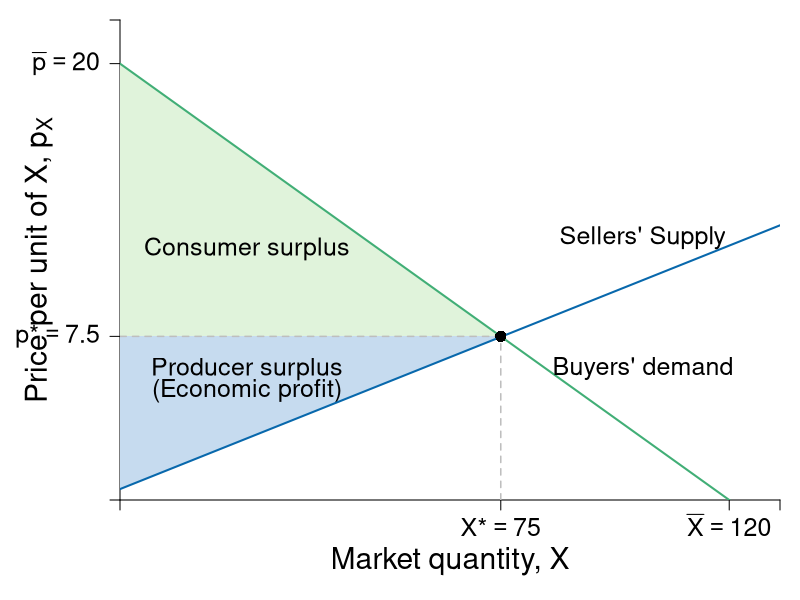

R code for this plot:
require(shape)
pdf(file = "competitionmarkets/demand_supply.pdf", width = 9, height = 7)

#Set parameters for graphics
axislabelsize <- 1.8
labelsize <- 1.5
namesize <- 1.8
annotatesize <- 1.5
graphlinewidth <- 2
segmentlinewidth <- 1.5

COL <- c("#7fc97f", "#beaed4", "#fdc086", "#ffff99", "#386cb0", "#f0027f", "#bf5b17", "#666666")
COLA <- c("#e0f3db", "#99d8c9","#66c2a4","#41ae76", "#238b45", "#005824")
COLB <- c("#c6dbef", "#4eb3d3", "#2b8cbe", "#0868ac","#084081")
COLC <- c("#fcfbfd", "#efedf5", "#dadaeb", "#bcbddc", "#9e9ac8", "#807dba", "#6a51a3", "#54278f", "#3f007d")

par(mar =  c(5, 6, 1, 1))

Demand <- function(x, rmax = 20, xmax = 12, n = 10) {
  rmax - (rmax/(n*xmax))*x
}

mrsA <- function(x, rmax = 20, xmax = 10) {
  rmax - (rmax/xmax)*x
}

uA <- function(x, y, rmax = 20, xmax = 10) {
  y + rmax*x - (1/2)(rmax/xmax)*x^2
}


Supply <- function(x, c1 = 0.5, c2 = 0.0465){
  c1 + 2*c2*x
}

xlims <- c(0, 130)
ylims <- c(0, 22)

npts <- 501 
x <- seq(xlims[1], xlims[2], length.out = npts)
y <- seq(ylims[1], ylims[2], length.out = npts) 
a <- c(46.08, 55, 64)
b <- c(46.08, 55, 64)

plot(0, 0, xlim = xlims, ylim = ylims, type = "n",
     xlab = expression(paste("")),
     ylab = expression(paste("")), 
     xaxt = "n", 
     yaxt = "n", 
     cex.lab = axislabelsize, 
     bty = "n",
     xaxs = "i", 
     yaxs = "i")


ticksy <- c(0, 7.5, 20, ylims[2])
#ylabels <- c(NA, expression(paste(p,"*")), expression(paste(bar(p))), NA)
ylabels <- c(NA, expression(paste(p,"*") == 7.5), expression(paste(bar(p) == 20)), NA)
ticksx <- c(0, 75, 120, xlims[2])
#xlabels <- c(NA, expression(paste(X,"*")), expression(paste(bar(X))), NA)
xlabels <- c(NA, expression(paste(X,"*") == 75), expression(paste(bar(X) == 120)), NA)

axis(1, at = ticksx, pos = 0, labels = xlabels, cex.axis = labelsize)
axis(2, at = ticksy, pos = 0, labels = ylabels, las = 1, cex.axis = labelsize)

npts <- 500 
xx1 <- seq(xlims[1], xlims[2], length.out = npts)

#Draw the polygon for producer surplus
xpoly1 <- c(0, 75, 0, 0)
ypoly1 <- c(0.5, 7.5, 7.5, 0.5)
polygon(x = xpoly1, y = ypoly1, col = COLB[1], density = NULL, border = NA)

#Draw the polygon for consumer surplus
xpoly2 <- c(0, 75, 0, 0)
ypoly2 <- c(7.5, 7.5, 20, 7.5)
polygon(x = xpoly2, y = ypoly2, col = COLA[1], density = NULL, border = NA)


text(25, 6, expression(paste("Producer surplus")), xpd = TRUE, cex = labelsize)
text(25, 5, expression(paste("(Economic profit)")), xpd = TRUE, cex = labelsize) 
text(25, 11.5, expression(paste("Consumer surplus")), xpd = TRUE, cex = labelsize) 

#Lines for mrs graph
lines(xx1, Demand(xx1), col = COLA[4], lwd = graphlinewidth)
lines(xx1, Supply(xx1), col = COLB[4], lwd = graphlinewidth)

segments(0, 7.5, 75, 7.5, lty = 2, "gray" , lwd = segmentlinewidth)
segments(75, 0, 75, 7.5, lty = 2, col = "gray" , lwd = segmentlinewidth)
points(75, 7.5, pch = 16, col = "black", cex = 1.5)

#Label axes
mtext(expression(paste("Market quantity, ", X)), side = 1, line = 3, cex = axislabelsize)
#mtext(expression(paste("Market output of the good, ", X)), side = 1, line = 3, cex = axislabelsize)
text(-16, 0.5*ylims[2], expression(paste("Price per unit of X, ", p[X])), xpd = TRUE, cex = axislabelsize, srt = 90) 

text(103, 12, expression("Sellers' Supply"), cex = labelsize)
text(103, 6, expression(paste("Buyers' demand")), cex = labelsize)

dev.off()
